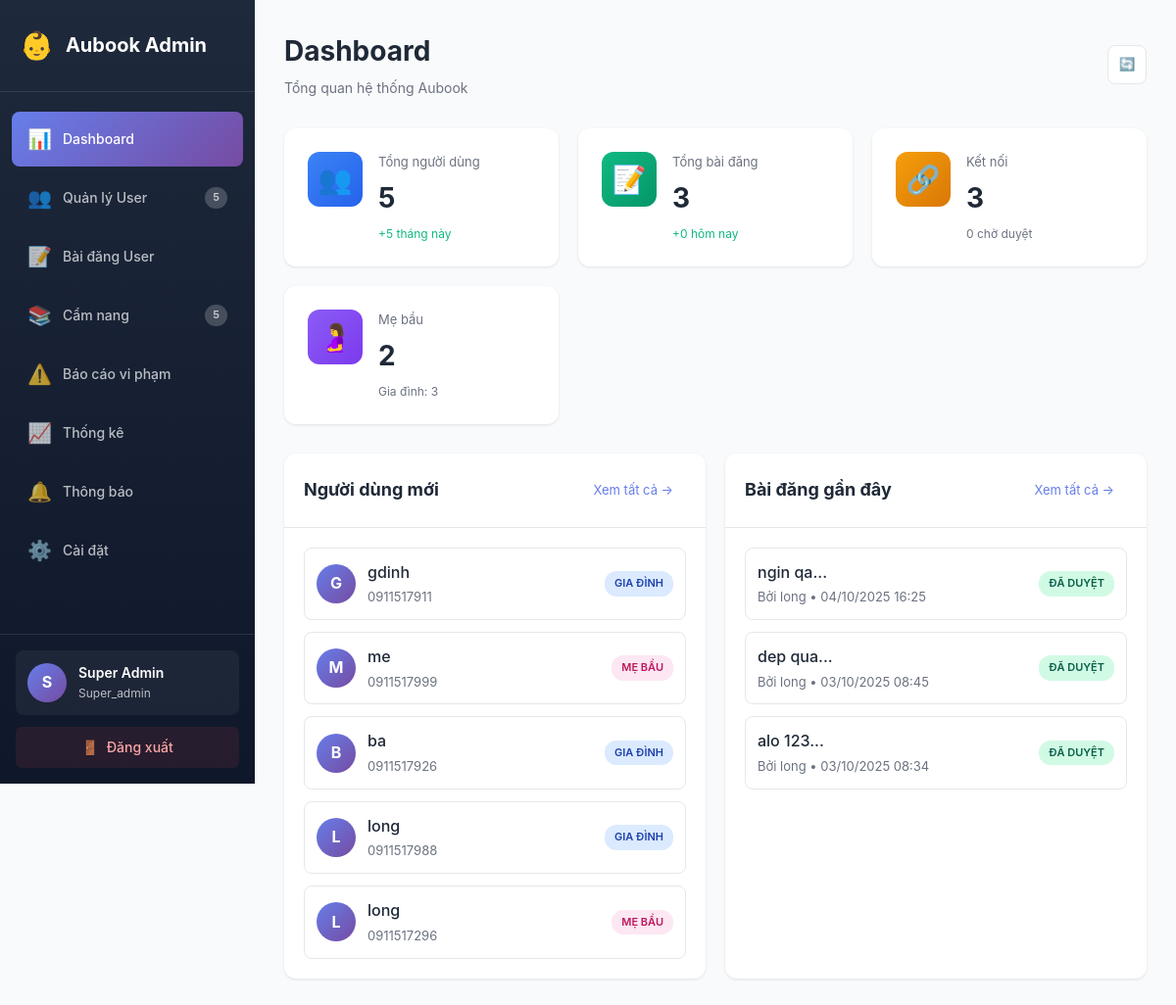
The page /admin/index.php (signed in) on the database its author committed.
### tables this page shows
CREATE TABLE `users` (
  `id` int(11) NOT NULL,
  `phone` varchar(15) NOT NULL,
  `full_name` varchar(100) NOT NULL,
  `password` varchar(255) NOT NULL,
  `role` enum('me_bau','gia_dinh') NOT NULL,
  `status` enum('active','locked','suspended','deleted') DEFAULT 'active',
  `locked_at` timestamp NULL DEFAULT NULL,
  `locked_by` int(11) DEFAULT NULL,
  `locked_reason` text DEFAULT NULL,
  `deleted_at` timestamp NULL DEFAULT NULL,
  `created_at` timestamp NOT NULL DEFAULT current_timestamp(),
  `updated_at` timestamp NOT NULL DEFAULT current_timestamp() ON UPDATE current_timestamp()
);

CREATE TABLE `posts` (
  `id` int(11) NOT NULL,
  `user_id` int(11) NOT NULL,
  `content` text NOT NULL,
  `image_url` varchar(255) DEFAULT NULL,
  `status` enum('pending','approved','rejected','hidden') DEFAULT 'approved',
  `moderated_by` int(11) DEFAULT NULL,
  `moderated_at` timestamp NULL DEFAULT NULL,
  `rejection_reason` text DEFAULT NULL,
  `report_count` int(11) DEFAULT 0,
  `created_at` timestamp NOT NULL DEFAULT current_timestamp(),
  `updated_at` timestamp NOT NULL DEFAULT current_timestamp() ON UPDATE current_timestamp()
);

### models/Admin.php (called while the page is built, shortened)
<?php
class Admin {
    private $conn;
    public function __construct($db) {
        $this->conn = $db;
    }
    public function getAdminById($id) {
        $query = "SELECT * FROM admins WHERE id = :id LIMIT 1";
        $stmt = $this->conn->prepare($query);
        $stmt->bindParam(':id', $id);
        $stmt->execute();
        return $stmt->fetch(PDO::FETCH_ASSOC);
    }
    public function getDashboardStats() {
        $query = "SELECT * FROM admin_dashboard_stats";
        $stmt = $this->conn->prepare($query);
        $stmt->execute();
        return $stmt->fetch(PDO::FETCH_ASSOC);
    }
    public function getRecentUsers($limit = 10) {
        $query = "SELECT id, full_name, phone, role, status, created_at
                  FROM users
                  ORDER BY created_at DESC
                  LIMIT :limit";
        $stmt = $this->conn->prepare($query);
        $stmt->bindParam(':limit', $limit, PDO::PARAM_INT);
        $stmt->execute();
        return $stmt->fetchAll(PDO::FETCH_ASSOC);
    }
    public function getRecentPosts($limit = 10) {
        $query = "SELECT p.*, u.full_name, u.phone
                  FROM posts p
                  JOIN users u ON p.user_id = u.id
                  ORDER BY p.created_at DESC
                  LIMIT :limit";
        $stmt = $this->conn->prepare($query);
        $stmt->bindParam(':limit', $limit, PDO::PARAM_INT);
        $stmt->execute();
        return $stmt->fetchAll(PDO::FETCH_ASSOC);
    }
}

### admin/index.php (the view, shortened to what this page needs)
<?php
require_once '../models/Admin.php';
$database = new Database();
$db = $database->getConnection();
$admin = new Admin($db);
$admin_info = $admin->getAdminById($_SESSION['admin_id']);
$stats = $admin->getDashboardStats();
$recent_users = $admin->getRecentUsers(5);
$recent_posts = $admin->getRecentPosts(5);
?>
<!DOCTYPE html>
<html lang="vi">
<head>
    <link rel="stylesheet" href="css/admin.css">
</head>
<body>
    <div class="admin-container">
        <aside class="sidebar">
            <div class="sidebar-header">
                <div class="logo">
                    <span class="logo-icon">👶</span>
                    <span class="logo-text">Aubook Admin</span>
                </div>
            </div>
            <nav class="sidebar-menu">
                <a href="index.php" class="menu-item active">
                    <span class="menu-icon">📊</span>
                    <span class="menu-text">Dashboard</span>
                </a>
                <a href="users.php" class="menu-item">
                    <span class="menu-icon">👥</span>
                    <span class="menu-text">Quản lý User</span>
                    <?php if ($stats['total_users'] > 0): ?>
                        <span class="menu-badge"><?php echo $stats['total_users']; ?></span>
                    <?php endif; ?>
                </a>
                <a href="posts.php" class="menu-item">
                    <span class="menu-icon">📝</span>
                    <span class="menu-text">Bài đăng User</span>
                </a>
                <a href="articles.php" class="menu-item">
                    <span class="menu-icon">📚</span>
                    <span class="menu-text">Cẩm nang</span>
                    <span class="menu-badge"><?php echo $stats['articles_published']; ?></span>
                </a>
                <a href="reports.php" class="menu-item">
                    <span class="menu-icon">⚠️</span>
                    <span class="menu-text">Báo cáo vi phạm</span>
                </a>
                <a href="statistics.php" class="menu-item">
                    <span class="menu-icon">📈</span>
                    <span class="menu-text">Thống kê</span>
                </a>
                <a href="notifications.php" class="menu-item">
                    <span class="menu-icon">🔔</span>
                    <span class="menu-text">Thông báo</span>
                </a>
                <a href="settings.php" class="menu-item">
                    <span class="menu-icon">⚙️</span>
                    <span class="menu-text">Cài đặt</span>
                </a>
            </nav>
            <div class="sidebar-footer">
                <div class="admin-profile">
                    <div class="admin-avatar">
                        <?php echo strtoupper(substr($admin_info['full_name'], 0, 1)); ?>
                    </div>
                    <div class="admin-info">
                        <div class="admin-name"><?php echo htmlspecialchars($admin_info['full_name']); ?></div>
                        <div class="admin-role"><?php echo ucfirst($admin_info['role']); ?></div>
                    </div>
                </div>
                <a href="logout.php" class="btn-logout">
                    <span>🚪</span> Đăng xuất
                </a>
            </div>
        </aside>
        <main class="main-content">
            <header class="content-header">
                <div>
                    <h1>Dashboard</h1>
                    <p>Tổng quan hệ thống Aubook</p>
                </div>
                <div class="header-actions">
                    <button class="btn-icon" title="Làm mới">
                        <span onclick="location.reload()">🔄</span>
                    </button>
                </div>
            </header>
            <div class="stats-grid">
                <div class="stat-card">
                    <div class="stat-icon blue">👥</div>
                    <div class="stat-content">
                        <div class="stat-label">Tổng người dùng</div>
                        <div class="stat-value"><?php echo number_format($stats['total_users']); ?></div>
                        <div class="stat-trend positive">+<?php echo $stats['new_users_month']; ?> tháng này</div>
                    </div>
                </div>
                <div class="stat-card">
                    <div class="stat-icon green">📝</div>
                    <div class="stat-content">
                        <div class="stat-label">Tổng bài đăng</div>
                        <div class="stat-value"><?php echo number_format($stats['total_posts']); ?></div>
                        <div class="stat-trend positive">+<?php echo $stats['posts_today']; ?> hôm nay</div>
                    </div>
                </div>
                <div class="stat-card">
                    <div class="stat-icon orange">🔗</div>
                    <div class="stat-content">
                        <div class="stat-label">Kết nối</div>
                        <div class="stat-value"><?php echo number_format($stats['total_connections']); ?></div>
                        <div class="stat-trend"><?php echo $stats['connections_pending']; ?> chờ duyệt</div>
                    </div>
                </div>
                <div class="stat-card">
                    <div class="stat-icon purple">🤰</div>
                    <div class="stat-content">
                        <div class="stat-label">Mẹ bầu</div>
                        <div class="stat-value"><?php echo number_format($stats['total_me_bau']); ?></div>
                        <div class="stat-trend">Gia đình: <?php echo number_format($stats['total_gia_dinh']); ?></div>
                    </div>
                </div>
            </div>
            <div class="content-grid">
                <div class="card">
                    <div class="card-header">
                        <h3>Người dùng mới</h3>
                        <a href="users.php" class="btn-sm">Xem tất cả →</a>
                    </div>
                    <div class="card-body">
                        <?php if (count($recent_users) > 0): ?>
                            <div class="list-group">
                                <?php foreach ($recent_users as $user): ?>
                                    <div class="list-item">
                                        <div class="list-item-avatar">
                                            <?php echo strtoupper(substr($user['full_name'], 0, 1)); ?>
                                        </div>
                                        <div class="list-item-content">
                                            <div class="list-item-title"><?php echo htmlspecialchars($user['full_name']); ?></div>
                                            <div class="list-item-subtitle"><?php echo htmlspecialchars($user['phone']); ?></div>
                                        </div>
                                        <div class="list-item-meta">
                                            <span class="badge <?php echo $user['role'] === 'me_bau' ? 'badge-pink' : 'badge-blue'; ?>">
                                                <?php echo $user['role'] === 'me_bau' ? 'Mẹ bầu' : 'Gia đình'; ?>
                                            </span>
                                        </div>
                                    </div>
                                <?php endforeach; ?>
                            </div>
                        <?php else: ?>
                            <p class="empty-state">Chưa có người dùng mới</p>
                        <?php endif; ?>
                    </div>
                </div>
                <div class="card">
                    <div class="card-header">
                        <h3>Bài đăng gần đây</h3>
                        <a href="posts.php" class="btn-sm">Xem tất cả →</a>
                    </div>
                    <div class="card-body">
                        <?php if (count($recent_posts) > 0): ?>
                            <div class="list-group">
                                <?php foreach ($recent_posts as $post): ?>
                                    <div class="list-item">
                                        <div class="list-item-content">
                                            <div class="list-item-title"><?php echo htmlspecialchars(mb_substr($post['content'], 0, 50)) . '...'; ?></div>
                                            <div class="list-item-subtitle">
                                                Bởi <?php echo htmlspecialchars($post['full_name']); ?> •
                                                <?php echo date('d/m/Y H:i', strtotime($post['created_at'])); ?>
                                            </div>
                                        </div>
                                        <div class="list-item-meta">
                                            <span class="badge badge-<?php
                                                echo $post['status'] === 'approved' ? 'success' :
                                                     ($post['status'] === 'pending' ? 'warning' : 'danger');
                                            ?>">
                                                <?php
                                                    echo $post['status'] === 'approved' ? 'Đã duyệt' :
                                                         ($post['status'] === 'pending' ? 'Chờ duyệt' : 'Từ chối');
                                                ?>
                                            </span>
                                        </div>
                                    </div>
                                <?php endforeach; ?>
                            </div>
                        <?php else: ?>
                            <p class="empty-state">Chưa có bài đăng nào</p>
                        <?php endif; ?>
                    </div>
                </div>
            </div>
        </main>
    </div>
</body>
</html>

### rows shown on the page
users: full_name "G", full_name "gdinh", phone "0911517911", role "GIA ĐÌNH"
users: full_name "M", full_name "me", phone "0911517999", role "MẸ BẦU"
users: full_name "B", full_name "ba", phone "0911517926", role "GIA ĐÌNH"
users: full_name "L", full_name "long", phone "0911517988", role "GIA ĐÌNH"
users: full_name "L", full_name "long", phone "0911517296", role "MẸ BẦU"
posts: content "ngin qa", user.full_name "long", created_at "04/10/2025 16:25", status "ĐÃ DUYỆT"
posts: content "dep qua", user.full_name "long", created_at "03/10/2025 08:45", status "ĐÃ DUYỆT"
posts: content "alo 123", user.full_name "long", created_at "03/10/2025 08:34", status "ĐÃ DUYỆT"

### other values the page prints
$stats['total_users'] "5"
$stats['articles_published'] "5"
substr($admin_info['full_name'], 0, 1) "S"
$admin_info['full_name'] "Super Admin"
$admin_info['role'] "Super_admin"
$stats['new_users_month'] "5"
$stats['total_posts'] "3"
$stats['posts_today'] "0"
$stats['total_connections'] "3"
$stats['connections_pending'] "0"
$stats['total_me_bau'] "2"
$stats['total_gia_dinh'] "3"
